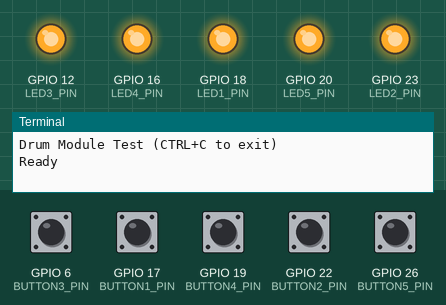
Simulated run of this program. Board: Raspberry Pi (BCM pin numbers). On the bench: output pins drawn as LEDs (lit = HIGH), the last lines printed to the terminal. Dashed ring = blinking. Inputs (shaded band) come from the test bench; at power-on: GPIO 6 (BUTTON3_PIN), GPIO 17 (BUTTON1_PIN), GPIO 19 (BUTTON4_PIN), GPIO 22 (BUTTON2_PIN), GPIO 26 (BUTTON5_PIN) HIGH. Sound played through the audio output is not drawn and takes no time.

Above: at 6.1 s.
6.2 s: GPIO 6 (BUTTON3_PIN) pulled LOW for 0.15 s
At 7.4 s:
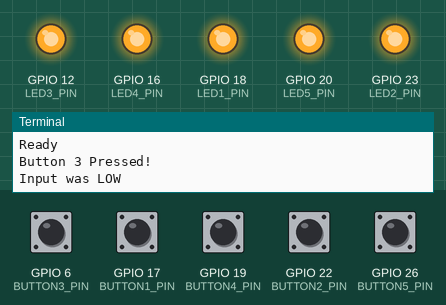
7.8 s: GPIO 19 (BUTTON4_PIN) pulled LOW for 0.15 s
At 8.7 s:
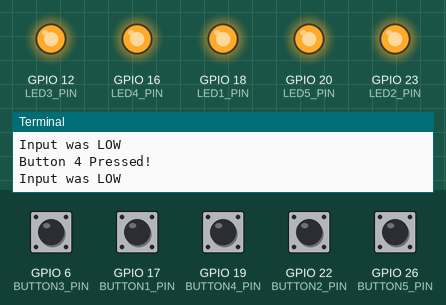
9.4 s: GPIO 22 (BUTTON2_PIN) pulled LOW for 0.15 s
At 9.9 s:
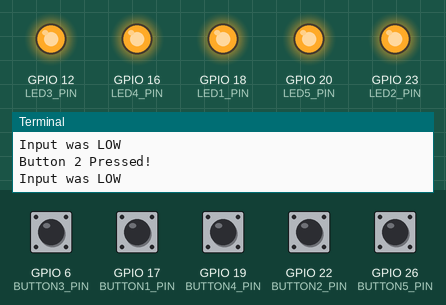
12.6 s: GPIO 17 (BUTTON1_PIN) pulsed LOW 5 times (0.12 s each, 0.3 s apart)
At 12.9 s:
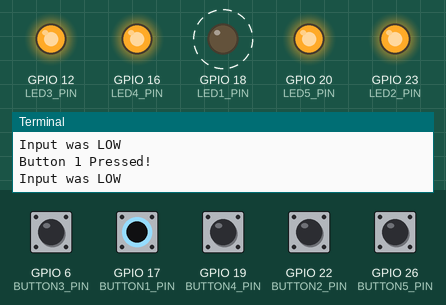
Timing chart, 0 to 15.8 s (numbered marks = the images above; inputs shaded):
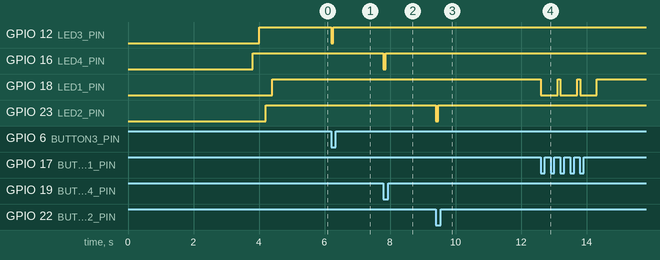

The program:

drum-with_toggle-NOTWORKING.py
```python
#!/usr/bin/python
# coding: utf-8
import RPi.GPIO as GPIO
import time
import os

GPIO.setmode(GPIO.BCM)

############### DEFINE SOUND SETS ###############
SOUND_SET = 1
NUMBER_OF_SOUND_SETS = 4

# SOUND SET 1
DRUM1_SOUND1 = "/root/GPIO/DRUM/sounds/drum1.mp3"
DRUM2_SOUND1 = "/root/GPIO/DRUM/sounds/drum2.mp3"
DRUM3_SOUND1 = "/root/GPIO/DRUM/sounds/drum3.mp3"
DRUM4_SOUND1 = "/root/GPIO/DRUM/sounds/drum4.mp3"

# SOUND SET 2
DRUM1_SOUND2 = "/root/GPIO/DRUM/sounds/xxxx.mp3"
DRUM2_SOUND2 = "/root/GPIO/DRUM/sounds/xxxx.mp3"
DRUM3_SOUND2 = "/root/GPIO/DRUM/sounds/xxxx.mp3"
DRUM4_SOUND2 = "/root/GPIO/DRUM/sounds/xxxx.mp3"

# SOUND SET 3
DRUM1_SOUND3 = "/root/GPIO/DRUM/sounds/xxxx.mp3"
DRUM2_SOUND3 = "/root/GPIO/DRUM/sounds/xxxx.mp3"
DRUM3_SOUND3 = "/root/GPIO/DRUM/sounds/xxxx.mp3"
DRUM4_SOUND3 = "/root/GPIO/DRUM/sounds/xxxx.mp3"

# SOUND SET 4
DRUM1_SOUND4 = "/root/GPIO/DRUM/sounds/xxxx.mp3"
DRUM2_SOUND4 = "/root/GPIO/DRUM/sounds/xxxx.mp3"
DRUM3_SOUND4 = "/root/GPIO/DRUM/sounds/xxxx.mp3"
DRUM4_SOUND4 = "/root/GPIO/DRUM/sounds/xxxx.mp3"
################################################

#### Define GPIO PINS for BUTTONS AND LEDS AND DEFAULT SOUND SET  ####
BUTTON1_PIN = 17
LED1_PIN = 18
DRUM1_SOUND = DRUM1_SOUND1

BUTTON2_PIN = 22
LED2_PIN = 23
DRUM2_SOUND = DRUM2_SOUND1

BUTTON3_PIN = 6
LED3_PIN = 12
DRUM3_SOUND = DRUM3_SOUND1

BUTTON4_PIN = 19
LED4_PIN = 16
DRUM4_SOUND = DRUM4_SOUND1
######################################################################

################## Put GPIO.setup Button / Toggle 5 in here #####################
BUTTON5_PIN = 26
LED5_PIN = 20
##################################################################################

GPIO.setup(BUTTON1_PIN, GPIO.IN)
GPIO.setup(LED1_PIN, GPIO.OUT)

GPIO.setup(BUTTON2_PIN, GPIO.IN)
GPIO.setup(LED2_PIN, GPIO.OUT)

GPIO.setup(BUTTON3_PIN, GPIO.IN)
GPIO.setup(LED3_PIN, GPIO.OUT)

GPIO.setup(BUTTON4_PIN, GPIO.IN)
GPIO.setup(LED4_PIN, GPIO.OUT)

################## Put GPIO.setup Button / Toggle 5 in here #####################
GPIO.setup(BUTTON5_PIN, GPIO.IN)
GPIO.setup(LED5_PIN, GPIO.OUT)
#################################################################################

def DRUM1(BUTTON1_PIN):
	print ("Button 1 Pressed!")
	if GPIO.input(BUTTON1_PIN):
    		print('Input was HIGH')
	else:
    		print('Input was LOW')
		GPIO.output(LED1_PIN, False)
		os.system('mpg321 -q ' + DRUM1_SOUND + ' &')
		time.sleep(0.5)
		GPIO.output(LED1_PIN, True)

def DRUM2(BUTTON2_PIN):
	print ("Button 2 Pressed!")
	if GPIO.input(BUTTON2_PIN):
    		print('Input was HIGH')
	else:
    		print('Input was LOW')
		GPIO.output(LED2_PIN, False)
		os.system('mpg321 -q ' + DRUM2_SOUND + ' &')
		time.sleep(0.05)
		GPIO.output(LED2_PIN, True)

def DRUM3(BUTTON3_PIN):
	print ("Button 3 Pressed!")
	if GPIO.input(BUTTON3_PIN):
    		print('Input was HIGH')
	else:
    		print('Input was LOW')

	GPIO.output(LED3_PIN, False)
	os.system('mpg321 -q ' + DRUM3_SOUND + ' &')
	time.sleep(0.05)
	GPIO.output(LED3_PIN, True)

def DRUM4(BUTTON4_PIN):
	print ("Button 4 Pressed!")
	if GPIO.input(BUTTON4_PIN):
    		print('Input was HIGH')
	else:
    		print('Input was LOW')

	GPIO.output(LED4_PIN, False)
	os.system('mpg321 -q ' + DRUM4_SOUND + ' &')
	time.sleep(0.05)
	GPIO.output(LED4_PIN, True)

################## Put Button / Toggle 5 main code in here #####################
def DRUM5(BUTTON5_PIN):
	print ("Button 5 Pressed!")
	print ("SOUND_SET: " + SOUND_SET)
	print ("NUMBER_OF_SOUND_SETS: " + NUMBER_OF_SOUND_SETS)

	if SOUND_SET == NUMBER_OF_SOUND_SETS:
		SOUND_SET = 1
	else:
		SOUND_SET = SOUND_SET + 1

	DRUM1_SOUND = DRUM1_SOUND + SOUND_SET
	DRUM2_SOUND = DRUM2_SOUND + SOUND_SET
	DRUM3_SOUND = DRUM3_SOUND + SOUND_SET
	DRUM4_SOUND = DRUM4_SOUND + SOUND_SET

	print("SOUND SET: " + SOUND_SET)
	print("DRUM1_SOUND: " + DRUM1_SOUND)
	print("DRUM2_SOUND: " + DRUM1_SOUND)
	print("DRUM3_SOUND: " + DRUM1_SOUND)
	print("DRUM4_SOUND: " + DRUM1_SOUND)

#################################################################################

print "Drum Module Test (CTRL+C to exit)"

time.sleep(2)

GPIO.output(LED1_PIN, False)
time.sleep(0.2)
GPIO.output(LED2_PIN, False)
time.sleep(0.2)
GPIO.output(LED3_PIN, False)
time.sleep(0.2)
GPIO.output(LED4_PIN, False)
time.sleep(0.5)

################## Put GPIO.output LED 5 in here #####################
GPIO.output(LED5_PIN, False)
time.sleep(0.5)
#################################################################################

################## Put GPIO.output LED 5 in here #####################
GPIO.output(LED5_PIN, True)
time.sleep(0.2)
#################################################################################

GPIO.output(LED4_PIN, True)
time.sleep(0.2)
GPIO.output(LED3_PIN, True)
time.sleep(0.2)
GPIO.output(LED2_PIN, True)
time.sleep(0.2)
GPIO.output(LED1_PIN, True)
time.sleep(0.5)


print "Ready"

try:
	GPIO.add_event_detect(BUTTON1_PIN, GPIO.FALLING, callback=DRUM1)
	GPIO.add_event_detect(BUTTON2_PIN, GPIO.FALLING, callback=DRUM2)
	GPIO.add_event_detect(BUTTON3_PIN, GPIO.FALLING, callback=DRUM3)
	GPIO.add_event_detect(BUTTON4_PIN, GPIO.FALLING, callback=DRUM4)

################## Put GPIO Event handling butoon 5 in here #####################
	GPIO.add_event_detect(BUTTON5_PIN, GPIO.FALLING, callback=DRUM5)
#################################################################################

	while 1:
		time.sleep(100)

except KeyboardInterrupt:
	print "Quit"
	GPIO.cleanup()
```

Measured:
- after the input at 6.2 s, GPIO 12 (LED3_PIN): HIGH → LOW at once, → HIGH 0.07 s later
- after the input at 7.8 s, GPIO 16 (LED4_PIN): HIGH → LOW at once, → HIGH 0.07 s later
- after the input at 9.4 s, GPIO 23 (LED2_PIN): HIGH → LOW at once, → HIGH 0.07 s later
- after the input at 12.6 s, GPIO 18 (LED1_PIN): alternates HIGH for 0.08 s and LOW for 0.52 s, 6 changes in all, then stays HIGH, starting at once
